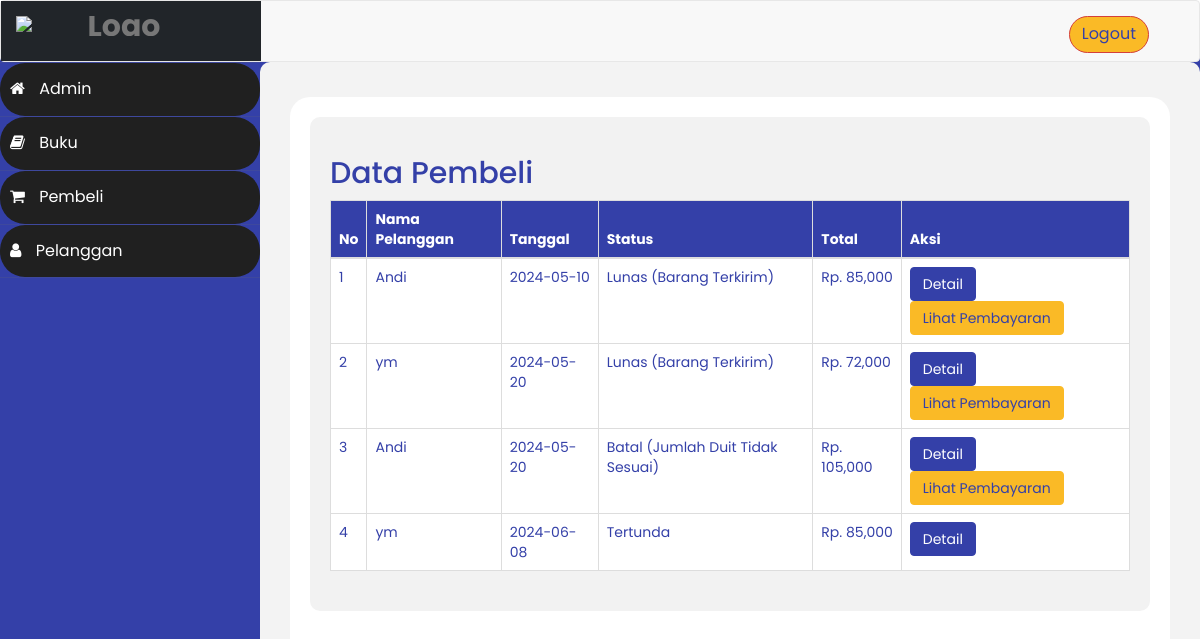
The page /admin/index.php?hal=pembeli (signed in) on the database its author committed.
### tables this page shows
CREATE TABLE `pembelian` (
  `id_pembelian` int(11) NOT NULL,
  `id_pelanggan` int(11) NOT NULL,
  `id_kurir` int(11) NOT NULL,
  `tanggal_pembelian` date NOT NULL,
  `total_pembelian` int(11) NOT NULL,
  `nama_kurir` varchar(100) NOT NULL,
  `tarif` int(11) NOT NULL,
  `alamat_pengiriman` text NOT NULL,
  `status_pembelian` varchar(100) NOT NULL DEFAULT 'Tertunda',
  `resi_pengiriman` varchar(50) NOT NULL
);

CREATE TABLE `pelanggan` (
  `id_pelanggan` int(11) NOT NULL,
  `gmail_pelanggan` varchar(100) NOT NULL,
  `password_pelanggan` varchar(50) NOT NULL,
  `nama_pelanggan` varchar(100) NOT NULL,
  `telepon_pelanggan` varchar(25) NOT NULL
);

### admin/pembeli.php (the view, shortened to what this page needs)
<!DOCTYPE html>
<html>
<head>
	<link rel="stylesheet" type="text/css" href="admin/assets/css/bootstrap.css">
	<link rel="stylesheet" type="text/css" href="css/index.css">
</head>
<body>
	<div id="container">
		<h2>Data Pembeli</h2>
		<table class="table table-bordered">
			<thead>
				<tr>
					<th>No</th>
					<th>Nama Pelanggan</th>
					<th>Tanggal</th>
					<th>Status</th>
					<th>Total</th>
					<th>Aksi</th>
				</tr>
			</thead>
			<tbody>
				<?php $nomor = 1; ?>
				<?php $ambil = $koneksi->query("SELECT * FROM pembelian JOIN pelanggan ON pembelian.id_pelanggan=pelanggan.id_pelanggan"); ?>
				<?php while ($pecah = $ambil->fetch_assoc()) { ?>
					<tr>
						<td><?php echo $nomor; ?></td>
						<td><?php echo $pecah["nama_pelanggan"]; ?></td>
						<td><?php echo $pecah["tanggal_pembelian"]; ?></td>
						<td><?php echo $pecah["status_pembelian"]; ?></td>
						<td>Rp. <?php echo number_format($pecah["total_pembelian"]); ?></td>
						<td>
							<a href="index.php?hal=detail&id=<?php echo $pecah['id_pembelian'] ?>"
								class="btn btn-info">Detail</a>
							<?php if ($pecah['status_pembelian'] !== "Tertunda"): ?>
								<a href="index.php?hal=pembayaran&id=<?php echo $pecah['id_pembelian']; ?>"
									class="btn btn-success">Lihat Pembayaran</a>
							<?php endif; ?>
						</td>
					</tr>
					<?php $nomor++; ?>
				<?php } ?>
			</tbody>
		</table>
	</div>
</body>
</html>

### admin/assets/css/custom.css (style rules this page uses)
body { font-family: 'Poppins', sans-serif; }
h2 { color: #3440A8; font-weight: bold; }

### admin/index.php (style rules this page uses)
body { font-family: 'Poppins', sans-serif; background-color: white; color: #3440A8; }

### admin/pembeli.php (style rules this page uses)
body { font-family: 'Poppins', sans-serif; background-color: #ffffff; color: #3440A8; }
h2 { color: #3440A8; }
table { border-collapse: collapse; width: 100%; }
th, td { border: 1px solid #dddddd; text-align: left; padding: 8px; }
th { background-color: #3440A8; color: #ffffff; }
td { background-color: #ffffff; }
.btn-info { background-color: #3440A8; border-color: #3440A8; color: #ffffff; }
.btn-success { background-color: #FABA26; border-color: #FABA26; color: #3440A8; }
#container { border-radius: 10px; background-color: #f2f2f2; padding: 20px; margin-bottom: 20px; }

### rows shown on the page
pembelian: id_pelanggan.nama_pelanggan "Andi", tanggal_pembelian "2024-05-10", status_pembelian "Lunas (Barang Terkirim)", total_pembelian "85,000"
pembelian: id_pelanggan.nama_pelanggan "ym", tanggal_pembelian "2024-05-20", status_pembelian "Lunas (Barang Terkirim)", total_pembelian "72,000"
pembelian: id_pelanggan.nama_pelanggan "Andi", tanggal_pembelian "2024-05-20", status_pembelian "Batal (Jumlah Duit Tidak Sesuai)", total_pembelian "105,000"
pembelian: id_pelanggan.nama_pelanggan "ym", tanggal_pembelian "2024-06-08", status_pembelian "Tertunda", total_pembelian "85,000"
